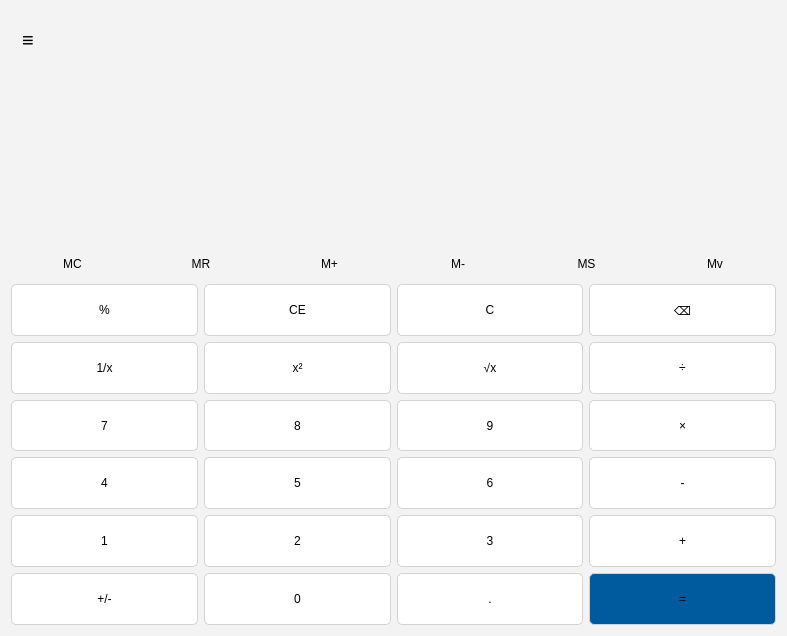
<?xml version="1.0" encoding="UTF-8"?>
<ui version="4.0">
 <class>MainWindowClass</class>
 <widget class="QMainWindow" name="MainWindowClass">
  <property name="geometry">
   <rect>
    <x>0</x>
    <y>0</y>
    <width>787</width>
    <height>636</height>
   </rect>
  </property>
  <property name="windowTitle">
   <string>计算器</string>
  </property>
  <widget class="QWidget" name="centralWidget">
   <property name="styleSheet">
    <string notr="true">background-color: #F3F3F3; 
</string>
   </property>
   <layout class="QVBoxLayout" name="verticalLayout" stretch="2,6,1,12">
    <item>
     <widget class="QWidget" name="widget" native="true">
      <property name="toolTip">
       <string/>
      </property>
      <layout class="QHBoxLayout" name="horizontalLayout_3" stretch="5,1">
       <item>
        <widget class="QLabel" name="label">
         <property name="styleSheet">
          <string notr="true">QLabel {
    font-size: 20px; /* 字体大小 */
}</string>
         </property>
         <property name="text">
          <string>≡</string>
         </property>
        </widget>
       </item>
       <item>
        <widget class="QPushButton" name="buttonEvalHistory">
         <property name="sizePolicy">
          <sizepolicy hsizetype="Minimum" vsizetype="Minimum">
           <horstretch>0</horstretch>
           <verstretch>0</verstretch>
          </sizepolicy>
         </property>
         <property name="minimumSize">
          <size>
           <width>30</width>
           <height>30</height>
          </size>
         </property>
         <property name="toolTip">
          <string>历史记录</string>
         </property>
         <property name="styleSheet">
          <string notr="true">QPushButton {
    border: none; /* 无边框 */
    background: transparent; /* 背景透明 */
    image: url(:/icons/history.svg); /* 设置图片 */
}

QPushButton:focus {
    border: none; /* 聚焦时无边框 */
}

QPushButton:hover {
    border: none; /* 悬停时无边框 */
    background-color: #E0E0E0; /* 可选：悬停时背景变浅灰 */
}

QPushButton:pressed {
    border: none; /* 按下时无边框 */
    background-color: #A9A9A9; /* 可选：按下时背景变深灰 */
}
</string>
         </property>
         <property name="text">
          <string/>
         </property>
        </widget>
       </item>
      </layout>
     </widget>
    </item>
    <item>
     <widget class="QWidget" name="widget_2" native="true">
      <property name="sizePolicy">
       <sizepolicy hsizetype="Preferred" vsizetype="Preferred">
        <horstretch>0</horstretch>
        <verstretch>0</verstretch>
       </sizepolicy>
      </property>
      <layout class="QVBoxLayout" name="verticalLayout_2" stretch="1,3">
       <item>
        <widget class="QLineEdit" name="lineExpression">
         <property name="sizePolicy">
          <sizepolicy hsizetype="Expanding" vsizetype="Expanding">
           <horstretch>0</horstretch>
           <verstretch>0</verstretch>
          </sizepolicy>
         </property>
         <property name="font">
          <font>
           <pointsize>12</pointsize>
          </font>
         </property>
         <property name="toolTip">
          <string/>
         </property>
         <property name="styleSheet">
          <string notr="true">QLineEdit {
    border: none; 
    background-color: transparent; 
}</string>
         </property>
         <property name="text">
          <string/>
         </property>
         <property name="alignment">
          <set>Qt::AlignmentFlag::AlignRight|Qt::AlignmentFlag::AlignTrailing|Qt::AlignmentFlag::AlignVCenter</set>
         </property>
         <property name="readOnly">
          <bool>true</bool>
         </property>
        </widget>
       </item>
       <item>
        <widget class="QLineEdit" name="lineDisplay">
         <property name="sizePolicy">
          <sizepolicy hsizetype="Expanding" vsizetype="Expanding">
           <horstretch>0</horstretch>
           <verstretch>0</verstretch>
          </sizepolicy>
         </property>
         <property name="font">
          <font>
           <pointsize>26</pointsize>
           <bold>true</bold>
          </font>
         </property>
         <property name="styleSheet">
          <string notr="true">QLineEdit {
    border: none; 
    background-color: transparent; 
   padding: 0 10px;
}</string>
         </property>
         <property name="text">
          <string/>
         </property>
         <property name="alignment">
          <set>Qt::AlignmentFlag::AlignRight|Qt::AlignmentFlag::AlignTrailing|Qt::AlignmentFlag::AlignVCenter</set>
         </property>
         <property name="readOnly">
          <bool>true</bool>
         </property>
        </widget>
       </item>
      </layout>
     </widget>
    </item>
    <item>
     <layout class="QHBoxLayout" name="horizontalLayout">
      <item>
       <widget class="QPushButton" name="buttonMC">
        <property name="sizePolicy">
         <sizepolicy hsizetype="Expanding" vsizetype="Expanding">
          <horstretch>0</horstretch>
          <verstretch>0</verstretch>
         </sizepolicy>
        </property>
        <property name="toolTip">
         <string>（Ctrl+C）清空内存记录</string>
        </property>
        <property name="styleSheet">
         <string notr="true">QPushButton {
    border: none;
    background-color: transparent;
}

QPushButton:hover {
    background-color: #E0E0E0; 
}

QPushButton:pressed {
    background-color: #A9A9A9; 
}</string>
        </property>
        <property name="text">
         <string>MC</string>
        </property>
       </widget>
      </item>
      <item>
       <widget class="QPushButton" name="buttonMR">
        <property name="sizePolicy">
         <sizepolicy hsizetype="Expanding" vsizetype="Expanding">
          <horstretch>0</horstretch>
          <verstretch>0</verstretch>
         </sizepolicy>
        </property>
        <property name="toolTip">
         <string>（Ctrl+R）将当前内存记录显示在屏幕上</string>
        </property>
        <property name="styleSheet">
         <string notr="true">QPushButton {
    border: none;
    background-color: transparent;
}

QPushButton:hover {
    background-color: #E0E0E0; 
}

QPushButton:pressed {
    background-color: #A9A9A9; 
}</string>
        </property>
        <property name="text">
         <string>MR</string>
        </property>
       </widget>
      </item>
      <item>
       <widget class="QPushButton" name="buttonMPlus">
        <property name="sizePolicy">
         <sizepolicy hsizetype="Expanding" vsizetype="Expanding">
          <horstretch>0</horstretch>
          <verstretch>0</verstretch>
         </sizepolicy>
        </property>
        <property name="toolTip">
         <string>（Ctrl+P）将当前内存值加上当前显示的表达式的值（若表达式错误则不作修改）</string>
        </property>
        <property name="styleSheet">
         <string notr="true">QPushButton {
    border: none;
    background-color: transparent;
}

QPushButton:hover {
    background-color: #E0E0E0; 
}

QPushButton:pressed {
    background-color: #A9A9A9; 
}</string>
        </property>
        <property name="text">
         <string>M+</string>
        </property>
       </widget>
      </item>
      <item>
       <widget class="QPushButton" name="buttonMMinus">
        <property name="sizePolicy">
         <sizepolicy hsizetype="Expanding" vsizetype="Expanding">
          <horstretch>0</horstretch>
          <verstretch>0</verstretch>
         </sizepolicy>
        </property>
        <property name="toolTip">
         <string>（Ctrl+M）将当前内存值减去当前显示的表达式的值（若表达式错误则不作修改）</string>
        </property>
        <property name="styleSheet">
         <string notr="true">QPushButton {
    border: none;
    background-color: transparent;
}

QPushButton:hover {
    background-color: #E0E0E0; 
}

QPushButton:pressed {
    background-color: #A9A9A9; 
}</string>
        </property>
        <property name="text">
         <string>M-</string>
        </property>
       </widget>
      </item>
      <item>
       <widget class="QPushButton" name="buttonMS">
        <property name="sizePolicy">
         <sizepolicy hsizetype="Expanding" vsizetype="Expanding">
          <horstretch>0</horstretch>
          <verstretch>0</verstretch>
         </sizepolicy>
        </property>
        <property name="toolTip">
         <string>（Ctrl+S）将当前显示的表达式值存储到内存中（若表达式错误则存储0）</string>
        </property>
        <property name="styleSheet">
         <string notr="true">QPushButton {
    border: none;
    background-color: transparent;
}

QPushButton:hover {
    background-color: #E0E0E0; 
}

QPushButton:pressed {
    background-color: #A9A9A9; 
}</string>
        </property>
        <property name="text">
         <string>MS</string>
        </property>
       </widget>
      </item>
      <item>
       <widget class="QPushButton" name="buttonMHistory">
        <property name="sizePolicy">
         <sizepolicy hsizetype="Expanding" vsizetype="Expanding">
          <horstretch>0</horstretch>
          <verstretch>0</verstretch>
         </sizepolicy>
        </property>
        <property name="toolTip">
         <string>显示内存记录</string>
        </property>
        <property name="styleSheet">
         <string notr="true">QPushButton {
    border: none;
    background-color: transparent;
}

QPushButton:hover {
    background-color: #E0E0E0; 
}

QPushButton:pressed {
    background-color: #A9A9A9; 
}</string>
        </property>
        <property name="text">
         <string>Mv</string>
        </property>
       </widget>
      </item>
     </layout>
    </item>
    <item>
     <layout class="QGridLayout" name="gridLayout" rowstretch="1,1,1,1,1,1" columnstretch="1,1,1,1">
      <item row="1" column="3">
       <widget class="QPushButton" name="buttonSignDiv">
        <property name="sizePolicy">
         <sizepolicy hsizetype="Expanding" vsizetype="Expanding">
          <horstretch>0</horstretch>
          <verstretch>0</verstretch>
         </sizepolicy>
        </property>
        <property name="toolTip">
         <string>除：添加一个/</string>
        </property>
        <property name="styleSheet">
         <string notr="true">QPushButton {
    background-color: white; /* 按钮背景颜色 */
    border: 1px solid #D3D3D3; /* 灰色边框 */
    border-radius: 5px; /* 圆角效果（可选） */
}

QPushButton:pressed {
    background-color: #E0E0E0; /* 按下时的背景颜色 */
}</string>
        </property>
        <property name="text">
         <string>÷</string>
        </property>
       </widget>
      </item>
      <item row="2" column="0">
       <widget class="QPushButton" name="buttonNum7">
        <property name="sizePolicy">
         <sizepolicy hsizetype="Expanding" vsizetype="Expanding">
          <horstretch>0</horstretch>
          <verstretch>0</verstretch>
         </sizepolicy>
        </property>
        <property name="toolTip">
         <string>添加一个7</string>
        </property>
        <property name="styleSheet">
         <string notr="true">QPushButton {
    background-color: white; /* 按钮背景颜色 */
    border: 1px solid #D3D3D3; /* 灰色边框 */
    border-radius: 5px; /* 圆角效果（可选） */
}

QPushButton:pressed {
    background-color: #E0E0E0; /* 按下时的背景颜色 */
}</string>
        </property>
        <property name="text">
         <string>7</string>
        </property>
       </widget>
      </item>
      <item row="0" column="2">
       <widget class="QPushButton" name="buttonClearAll">
        <property name="sizePolicy">
         <sizepolicy hsizetype="Expanding" vsizetype="Expanding">
          <horstretch>0</horstretch>
          <verstretch>0</verstretch>
         </sizepolicy>
        </property>
        <property name="toolTip">
         <string>清空当前显示</string>
        </property>
        <property name="styleSheet">
         <string notr="true">QPushButton {
    background-color: white; /* 按钮背景颜色 */
    border: 1px solid #D3D3D3; /* 灰色边框 */
    border-radius: 5px; /* 圆角效果（可选） */
}

QPushButton:pressed {
    background-color: #E0E0E0; /* 按下时的背景颜色 */
}</string>
        </property>
        <property name="text">
         <string>C</string>
        </property>
       </widget>
      </item>
      <item row="1" column="1">
       <widget class="QPushButton" name="buttonSquare">
        <property name="sizePolicy">
         <sizepolicy hsizetype="Expanding" vsizetype="Expanding">
          <horstretch>0</horstretch>
          <verstretch>0</verstretch>
         </sizepolicy>
        </property>
        <property name="toolTip">
         <string>乘方：添加^2</string>
        </property>
        <property name="styleSheet">
         <string notr="true">QPushButton {
    background-color: white; /* 按钮背景颜色 */
    border: 1px solid #D3D3D3; /* 灰色边框 */
    border-radius: 5px; /* 圆角效果（可选） */
}

QPushButton:pressed {
    background-color: #E0E0E0; /* 按下时的背景颜色 */
}
</string>
        </property>
        <property name="text">
         <string>x²</string>
        </property>
       </widget>
      </item>
      <item row="1" column="2">
       <widget class="QPushButton" name="buttonSqrt">
        <property name="sizePolicy">
         <sizepolicy hsizetype="Expanding" vsizetype="Expanding">
          <horstretch>0</horstretch>
          <verstretch>0</verstretch>
         </sizepolicy>
        </property>
        <property name="toolTip">
         <string>开方：添加^0.5</string>
        </property>
        <property name="styleSheet">
         <string notr="true">QPushButton {
    background-color: white; /* 按钮背景颜色 */
    border: 1px solid #D3D3D3; /* 灰色边框 */
    border-radius: 5px; /* 圆角效果（可选） */
}

QPushButton:pressed {
    background-color: #E0E0E0; /* 按下时的背景颜色 */
}</string>
        </property>
        <property name="text">
         <string>√x</string>
        </property>
       </widget>
      </item>
      <item row="4" column="3">
       <widget class="QPushButton" name="buttonSignAdd">
        <property name="sizePolicy">
         <sizepolicy hsizetype="Expanding" vsizetype="Expanding">
          <horstretch>0</horstretch>
          <verstretch>0</verstretch>
         </sizepolicy>
        </property>
        <property name="toolTip">
         <string>添加一个+</string>
        </property>
        <property name="styleSheet">
         <string notr="true">QPushButton {
    background-color: white; /* 按钮背景颜色 */
    border: 1px solid #D3D3D3; /* 灰色边框 */
    border-radius: 5px; /* 圆角效果（可选） */
}

QPushButton:pressed {
    background-color: #E0E0E0; /* 按下时的背景颜色 */
}</string>
        </property>
        <property name="text">
         <string>+</string>
        </property>
       </widget>
      </item>
      <item row="1" column="0">
       <widget class="QPushButton" name="buttonReciprocal">
        <property name="sizePolicy">
         <sizepolicy hsizetype="Expanding" vsizetype="Expanding">
          <horstretch>0</horstretch>
          <verstretch>0</verstretch>
         </sizepolicy>
        </property>
        <property name="toolTip">
         <string>倒数；添加^-1</string>
        </property>
        <property name="styleSheet">
         <string notr="true">QPushButton {
    background-color: white; /* 按钮背景颜色 */
    border: 1px solid #D3D3D3; /* 灰色边框 */
    border-radius: 5px; /* 圆角效果（可选） */
}

QPushButton:pressed {
    background-color: #E0E0E0; /* 按下时的背景颜色 */
}</string>
        </property>
        <property name="text">
         <string>1/x</string>
        </property>
       </widget>
      </item>
      <item row="3" column="1">
       <widget class="QPushButton" name="buttonNum5">
        <property name="sizePolicy">
         <sizepolicy hsizetype="Expanding" vsizetype="Expanding">
          <horstretch>0</horstretch>
          <verstretch>0</verstretch>
         </sizepolicy>
        </property>
        <property name="toolTip">
         <string>添加一个5</string>
        </property>
        <property name="styleSheet">
         <string notr="true">QPushButton {
    background-color: white; /* 按钮背景颜色 */
    border: 1px solid #D3D3D3; /* 灰色边框 */
    border-radius: 5px; /* 圆角效果（可选） */
}

QPushButton:pressed {
    background-color: #E0E0E0; /* 按下时的背景颜色 */
}</string>
        </property>
        <property name="text">
         <string>5</string>
        </property>
       </widget>
      </item>
      <item row="5" column="2">
       <widget class="QPushButton" name="buttonSignDot">
        <property name="sizePolicy">
         <sizepolicy hsizetype="Expanding" vsizetype="Expanding">
          <horstretch>0</horstretch>
          <verstretch>0</verstretch>
         </sizepolicy>
        </property>
        <property name="toolTip">
         <string>小数点：添加一个.</string>
        </property>
        <property name="styleSheet">
         <string notr="true">QPushButton {
    background-color: white; /* 按钮背景颜色 */
    border: 1px solid #D3D3D3; /* 灰色边框 */
    border-radius: 5px; /* 圆角效果（可选） */
}

QPushButton:pressed {
    background-color: #E0E0E0; /* 按下时的背景颜色 */
}</string>
        </property>
        <property name="text">
         <string>.</string>
        </property>
       </widget>
      </item>
      <item row="3" column="0">
       <widget class="QPushButton" name="buttonNum4">
        <property name="sizePolicy">
         <sizepolicy hsizetype="Expanding" vsizetype="Expanding">
          <horstretch>0</horstretch>
          <verstretch>0</verstretch>
         </sizepolicy>
        </property>
        <property name="toolTip">
         <string>添加一个4</string>
        </property>
        <property name="styleSheet">
         <string notr="true">QPushButton {
    background-color: white; /* 按钮背景颜色 */
    border: 1px solid #D3D3D3; /* 灰色边框 */
    border-radius: 5px; /* 圆角效果（可选） */
}

QPushButton:pressed {
    background-color: #E0E0E0; /* 按下时的背景颜色 */
}</string>
        </property>
        <property name="text">
         <string>4</string>
        </property>
       </widget>
      </item>
      <item row="5" column="0">
       <widget class="QPushButton" name="buttonSwitchSign">
        <property name="sizePolicy">
         <sizepolicy hsizetype="Expanding" vsizetype="Expanding">
          <horstretch>0</horstretch>
          <verstretch>0</verstretch>
         </sizepolicy>
        </property>
        <property name="toolTip">
         <string>正负转换（Tab）：将当前表达式最后一项（如果是数）变为相反数</string>
        </property>
        <property name="styleSheet">
         <string notr="true">QPushButton {
    background-color: white; /* 按钮背景颜色 */
    border: 1px solid #D3D3D3; /* 灰色边框 */
    border-radius: 5px; /* 圆角效果（可选） */
}

QPushButton:pressed {
    background-color: #E0E0E0; /* 按下时的背景颜色 */
}</string>
        </property>
        <property name="text">
         <string>+/-</string>
        </property>
       </widget>
      </item>
      <item row="0" column="1">
       <widget class="QPushButton" name="buttonClearEnd">
        <property name="sizePolicy">
         <sizepolicy hsizetype="Expanding" vsizetype="Expanding">
          <horstretch>0</horstretch>
          <verstretch>0</verstretch>
         </sizepolicy>
        </property>
        <property name="toolTip">
         <string>清除当前表达式的最后一项</string>
        </property>
        <property name="styleSheet">
         <string notr="true">QPushButton {
    background-color: white; /* 按钮背景颜色 */
    border: 1px solid #D3D3D3; /* 灰色边框 */
    border-radius: 5px; /* 圆角效果（可选） */
}

QPushButton:pressed {
    background-color: #E0E0E0; /* 按下时的背景颜色 */
}</string>
        </property>
        <property name="text">
         <string>CE</string>
        </property>
       </widget>
      </item>
      <item row="5" column="1">
       <widget class="QPushButton" name="buttonNum0">
        <property name="sizePolicy">
         <sizepolicy hsizetype="Expanding" vsizetype="Expanding">
          <horstretch>0</horstretch>
          <verstretch>0</verstretch>
         </sizepolicy>
        </property>
        <property name="styleSheet">
         <string notr="true">QPushButton {
    background-color: white; /* 按钮背景颜色 */
    border: 1px solid #D3D3D3; /* 灰色边框 */
    border-radius: 5px; /* 圆角效果（可选） */
}

QPushButton:pressed {
    background-color: #E0E0E0; /* 按下时的背景颜色 */
}</string>
        </property>
        <property name="text">
         <string>0</string>
        </property>
       </widget>
      </item>
      <item row="3" column="3">
       <widget class="QPushButton" name="buttonSignSub">
        <property name="sizePolicy">
         <sizepolicy hsizetype="Expanding" vsizetype="Expanding">
          <horstretch>0</horstretch>
          <verstretch>0</verstretch>
         </sizepolicy>
        </property>
        <property name="toolTip">
         <string>减：添加一个-</string>
        </property>
        <property name="styleSheet">
         <string notr="true">QPushButton {
    background-color: white; /* 按钮背景颜色 */
    border: 1px solid #D3D3D3; /* 灰色边框 */
    border-radius: 5px; /* 圆角效果（可选） */
}

QPushButton:pressed {
    background-color: #E0E0E0; /* 按下时的背景颜色 */
}</string>
        </property>
        <property name="text">
         <string>-</string>
        </property>
       </widget>
      </item>
      <item row="4" column="2">
       <widget class="QPushButton" name="buttonNum3">
        <property name="sizePolicy">
         <sizepolicy hsizetype="Expanding" vsizetype="Expanding">
          <horstretch>0</horstretch>
          <verstretch>0</verstretch>
         </sizepolicy>
        </property>
        <property name="toolTip">
         <string>添加一个3</string>
        </property>
        <property name="styleSheet">
         <string notr="true">QPushButton {
    background-color: white; /* 按钮背景颜色 */
    border: 1px solid #D3D3D3; /* 灰色边框 */
    border-radius: 5px; /* 圆角效果（可选） */
}

QPushButton:pressed {
    background-color: #E0E0E0; /* 按下时的背景颜色 */
}</string>
        </property>
        <property name="text">
         <string>3</string>
        </property>
       </widget>
      </item>
      <item row="0" column="3">
       <widget class="QPushButton" name="buttonBackspace">
        <property name="sizePolicy">
         <sizepolicy hsizetype="Expanding" vsizetype="Expanding">
          <horstretch>0</horstretch>
          <verstretch>0</verstretch>
         </sizepolicy>
        </property>
        <property name="toolTip">
         <string>退格：删除当前显示表达式的最后一个字符</string>
        </property>
        <property name="whatsThis">
         <string>&lt;html&gt;&lt;head/&gt;&lt;body&gt;&lt;p&gt;&lt;br/&gt;&lt;/p&gt;&lt;/body&gt;&lt;/html&gt;</string>
        </property>
        <property name="styleSheet">
         <string notr="true">QPushButton {
    background-color: white; /* 按钮背景颜色 */
    border: 1px solid #D3D3D3; /* 灰色边框 */
    border-radius: 5px; /* 圆角效果（可选） */
}

QPushButton:pressed {
    background-color: #E0E0E0; /* 按下时的背景颜色 */
}</string>
        </property>
        <property name="text">
         <string>⌫</string>
        </property>
       </widget>
      </item>
      <item row="4" column="0">
       <widget class="QPushButton" name="buttonNum1">
        <property name="sizePolicy">
         <sizepolicy hsizetype="Expanding" vsizetype="Expanding">
          <horstretch>0</horstretch>
          <verstretch>0</verstretch>
         </sizepolicy>
        </property>
        <property name="toolTip">
         <string>添加一个1</string>
        </property>
        <property name="styleSheet">
         <string notr="true">QPushButton {
    background-color: white; /* 按钮背景颜色 */
    border: 1px solid #D3D3D3; /* 灰色边框 */
    border-radius: 5px; /* 圆角效果（可选） */
}

QPushButton:pressed {
    background-color: #E0E0E0; /* 按下时的背景颜色 */
}</string>
        </property>
        <property name="text">
         <string>1</string>
        </property>
       </widget>
      </item>
      <item row="2" column="2">
       <widget class="QPushButton" name="buttonNum9">
        <property name="sizePolicy">
         <sizepolicy hsizetype="Expanding" vsizetype="Expanding">
          <horstretch>0</horstretch>
          <verstretch>0</verstretch>
         </sizepolicy>
        </property>
        <property name="toolTip">
         <string>添加一个9</string>
        </property>
        <property name="styleSheet">
         <string notr="true">QPushButton {
    background-color: white; /* 按钮背景颜色 */
    border: 1px solid #D3D3D3; /* 灰色边框 */
    border-radius: 5px; /* 圆角效果（可选） */
}

QPushButton:pressed {
    background-color: #E0E0E0; /* 按下时的背景颜色 */
}</string>
        </property>
        <property name="text">
         <string>9</string>
        </property>
       </widget>
      </item>
      <item row="0" column="0">
       <widget class="QPushButton" name="buttonSignMod">
        <property name="sizePolicy">
         <sizepolicy hsizetype="Expanding" vsizetype="Expanding">
          <horstretch>1</horstretch>
          <verstretch>1</verstretch>
         </sizepolicy>
        </property>
        <property name="toolTip">
         <string>求余：添加%</string>
        </property>
        <property name="styleSheet">
         <string notr="true">QPushButton {
    background-color: white; 
    border: 1px solid #D3D3D3; 
    border-radius: 5px; 
}

QPushButton:pressed {
    background-color: #E0E0E0; 
}</string>
        </property>
        <property name="text">
         <string>%</string>
        </property>
       </widget>
      </item>
      <item row="3" column="2">
       <widget class="QPushButton" name="buttonNum6">
        <property name="sizePolicy">
         <sizepolicy hsizetype="Expanding" vsizetype="Expanding">
          <horstretch>0</horstretch>
          <verstretch>0</verstretch>
         </sizepolicy>
        </property>
        <property name="toolTip">
         <string>添加一个6</string>
        </property>
        <property name="styleSheet">
         <string notr="true">QPushButton {
    background-color: white; /* 按钮背景颜色 */
    border: 1px solid #D3D3D3; /* 灰色边框 */
    border-radius: 5px; /* 圆角效果（可选） */
}

QPushButton:pressed {
    background-color: #E0E0E0; /* 按下时的背景颜色 */
}</string>
        </property>
        <property name="text">
         <string>6</string>
        </property>
       </widget>
      </item>
      <item row="2" column="3">
       <widget class="QPushButton" name="buttonSignMul">
        <property name="sizePolicy">
         <sizepolicy hsizetype="Expanding" vsizetype="Expanding">
          <horstretch>0</horstretch>
          <verstretch>0</verstretch>
         </sizepolicy>
        </property>
        <property name="toolTip">
         <string>乘：添加一个*</string>
        </property>
        <property name="styleSheet">
         <string notr="true">QPushButton {
    background-color: white; /* 按钮背景颜色 */
    border: 1px solid #D3D3D3; /* 灰色边框 */
    border-radius: 5px; /* 圆角效果（可选） */
}

QPushButton:pressed {
    background-color: #E0E0E0; /* 按下时的背景颜色 */
}</string>
        </property>
        <property name="text">
         <string>×</string>
        </property>
       </widget>
      </item>
      <item row="4" column="1">
       <widget class="QPushButton" name="buttonNum2">
        <property name="sizePolicy">
         <sizepolicy hsizetype="Expanding" vsizetype="Expanding">
          <horstretch>0</horstretch>
          <verstretch>0</verstretch>
         </sizepolicy>
        </property>
        <property name="toolTip">
         <string>添加一个2</string>
        </property>
        <property name="styleSheet">
         <string notr="true">QPushButton {
    background-color: white; /* 按钮背景颜色 */
    border: 1px solid #D3D3D3; /* 灰色边框 */
    border-radius: 5px; /* 圆角效果（可选） */
}

QPushButton:pressed {
    background-color: #E0E0E0; /* 按下时的背景颜色 */
}</string>
        </property>
        <property name="text">
         <string>2</string>
        </property>
       </widget>
      </item>
      <item row="5" column="3">
       <widget class="QPushButton" name="buttonEval">
        <property name="sizePolicy">
         <sizepolicy hsizetype="Expanding" vsizetype="Expanding">
          <horstretch>0</horstretch>
          <verstretch>0</verstretch>
         </sizepolicy>
        </property>
        <property name="toolTip">
         <string>计算当前表达式的值</string>
        </property>
        <property name="styleSheet">
         <string notr="true">QPushButton {
    background-color: #005A9E;/* 按钮背景颜色 */
    border: 1px solid #D3D3D3; /* 灰色边框 */
    border-radius: 5px; /* 圆角效果（可选） */
}
QPushButton:hover {
    background-color: #0078D4; /* 浅蓝色 */
}

/* 按下时，稍微变暗 */
QPushButton:pressed {
    background-color: #004578; /* 深蓝色 */
}

</string>
        </property>
        <property name="text">
         <string>=</string>
        </property>
       </widget>
      </item>
      <item row="2" column="1">
       <widget class="QPushButton" name="buttonNum8">
        <property name="sizePolicy">
         <sizepolicy hsizetype="Expanding" vsizetype="Expanding">
          <horstretch>0</horstretch>
          <verstretch>0</verstretch>
         </sizepolicy>
        </property>
        <property name="toolTip">
         <string>添加一个8</string>
        </property>
        <property name="styleSheet">
         <string notr="true">QPushButton {
    background-color: white; /* 按钮背景颜色 */
    border: 1px solid #D3D3D3; /* 灰色边框 */
    border-radius: 5px; /* 圆角效果（可选） */
}

QPushButton:pressed {
    background-color: #E0E0E0; /* 按下时的背景颜色 */
}</string>
        </property>
        <property name="text">
         <string>8</string>
        </property>
       </widget>
      </item>
     </layout>
    </item>
   </layout>
  </widget>
 </widget>
 <layoutdefault spacing="6" margin="11"/>
 <resources>
  <include location="mainwindow.qrc"/>
 </resources>
 <connections/>
</ui>
